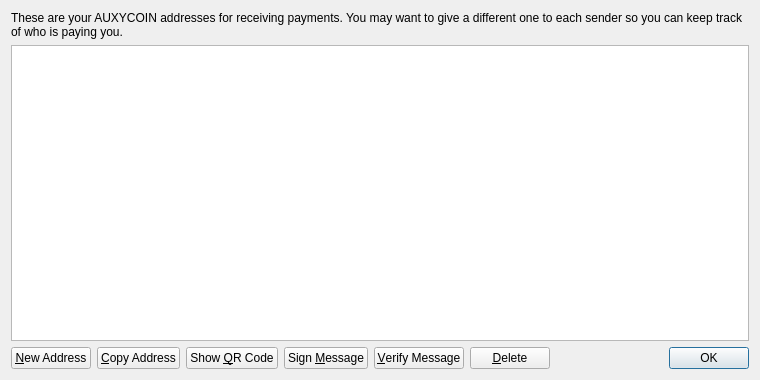
<?xml version="1.0" encoding="UTF-8"?>
<ui version="4.0">
 <class>AddressBookPage</class>
 <widget class="QWidget" name="AddressBookPage">
  <property name="geometry">
   <rect>
    <x>0</x>
    <y>0</y>
    <width>760</width>
    <height>380</height>
   </rect>
  </property>
  <property name="windowTitle">
   <string>Address Book</string>
  </property>
  <layout class="QVBoxLayout" name="verticalLayout">
   <item>
    <widget class="QLabel" name="labelExplanation">
     <property name="text">
      <string>These are your AUXYCOIN addresses for receiving payments. You may want to give a different one to each sender so you can keep track of who is paying you.</string>
     </property>
     <property name="textFormat">
      <enum>Qt::PlainText</enum>
     </property>
     <property name="wordWrap">
      <bool>true</bool>
     </property>
    </widget>
   </item>
   <item>
    <widget class="QTableView" name="tableView">
     <property name="contextMenuPolicy">
      <enum>Qt::CustomContextMenu</enum>
     </property>
     <property name="toolTip">
      <string>Double-click to edit address or label</string>
     </property>
     <property name="tabKeyNavigation">
      <bool>false</bool>
     </property>
     <property name="alternatingRowColors">
      <bool>true</bool>
     </property>
     <property name="selectionMode">
      <enum>QAbstractItemView::SingleSelection</enum>
     </property>
     <property name="selectionBehavior">
      <enum>QAbstractItemView::SelectRows</enum>
     </property>
     <property name="sortingEnabled">
      <bool>true</bool>
     </property>
     <attribute name="verticalHeaderVisible">
      <bool>false</bool>
     </attribute>
    </widget>
   </item>
   <item>
    <layout class="QHBoxLayout" name="horizontalLayout">
     <item>
      <widget class="QPushButton" name="newAddressButton">
       <property name="toolTip">
        <string>Create a new address</string>
       </property>
       <property name="text">
        <string>&amp;New Address</string>
       </property>
       <property name="icon">
        <iconset resource="../bitcoin.qrc">
         <normaloff>:/icons/add</normaloff>:/icons/add</iconset>
       </property>
      </widget>
     </item>
     <item>
      <widget class="QPushButton" name="copyToClipboard">
       <property name="toolTip">
        <string>Copy the currently selected address to the system clipboard</string>
       </property>
       <property name="text">
        <string>&amp;Copy Address</string>
       </property>
       <property name="icon">
        <iconset resource="../bitcoin.qrc">
         <normaloff>:/icons/editcopy</normaloff>:/icons/editcopy</iconset>
       </property>
      </widget>
     </item>
     <item>
      <widget class="QPushButton" name="showQRCode">
       <property name="text">
        <string>Show &amp;QR Code</string>
       </property>
       <property name="icon">
        <iconset resource="../bitcoin.qrc">
         <normaloff>:/icons/qrcode</normaloff>:/icons/qrcode</iconset>
       </property>
      </widget>
     </item>
     <item>
      <widget class="QPushButton" name="signMessage">
       <property name="toolTip">
        <string>Sign a message to prove you own a AUXYCOIN address</string>
       </property>
       <property name="text">
        <string>Sign &amp;Message</string>
       </property>
       <property name="icon">
        <iconset resource="../bitcoin.qrc">
         <normaloff>:/icons/edit</normaloff>:/icons/edit</iconset>
       </property>
      </widget>
     </item>
     <item>
      <widget class="QPushButton" name="verifyMessage">
       <property name="toolTip">
        <string>Verify a message to ensure it was signed with a specified AUXYCOIN address</string>
       </property>
       <property name="text">
        <string>&amp;Verify Message</string>
       </property>
       <property name="icon">
        <iconset resource="../bitcoin.qrc">
         <normaloff>:/icons/transaction_0</normaloff>:/icons/transaction_0</iconset>
       </property>
      </widget>
     </item>
     <item>
      <widget class="QPushButton" name="deleteButton">
       <property name="toolTip">
        <string>Delete the currently selected address from the list</string>
       </property>
       <property name="text">
        <string>&amp;Delete</string>
       </property>
       <property name="icon">
        <iconset resource="../bitcoin.qrc">
         <normaloff>:/icons/remove</normaloff>:/icons/remove</iconset>
       </property>
      </widget>
     </item>
     <item>
      <spacer name="horizontalSpacer">
       <property name="orientation">
        <enum>Qt::Horizontal</enum>
       </property>
       <property name="sizeHint" stdset="0">
        <size>
         <width>40</width>
         <height>20</height>
        </size>
       </property>
      </spacer>
     </item>
     <item>
      <widget class="QDialogButtonBox" name="buttonBox">
       <property name="sizePolicy">
        <sizepolicy hsizetype="Maximum" vsizetype="Fixed">
         <horstretch>0</horstretch>
         <verstretch>0</verstretch>
        </sizepolicy>
       </property>
       <property name="standardButtons">
        <set>QDialogButtonBox::Ok</set>
       </property>
      </widget>
     </item>
    </layout>
   </item>
  </layout>
 </widget>
 <resources>
  <include location="../bitcoin.qrc"/>
 </resources>
 <connections/>
</ui>
